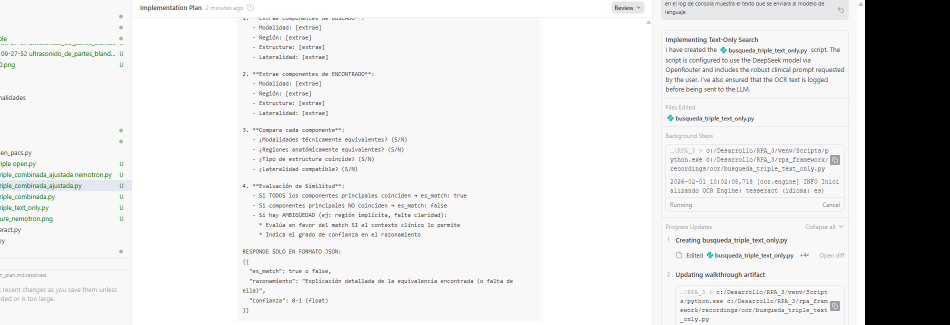
#> input picture rpa_framework/log/busqueda triple/2026-02-01 10-02-08 ultrasonido_de_partes_blandas_ 30-12-2025_TEXT.png, 1900 x 650 px (shown at 1/2 size); its folder holds only this picture in this run
$ python diag_color.py
#> lines starting #> are read from the running program, lines starting #| are printed output that depends on the picture; after the words box and inside, x2 and y2 are one past the last pixel; in counts of white or black regions, pixels touching at a corner belong together
import sys, pytesseract
sys.path.insert(0, '.')
from PIL import Image
import glob, numpy as np, cv2

# Cargar la imagen ORIGINAL del screenshot (no preprocessada)
files = sorted(glob.glob(r'rpa_framework/log/busqueda triple/*_TEXT.png'))
img_path = files[-1]
print(f'Analizando original: {img_path}')
img_pil = Image.open(img_path)
#> img_pil is the input picture: PIL image 1900x650 RGB; mean R, G, B 222.5, 222.8, 222.7
img_rgb = np.array(img_pil.convert('RGB'))

# Recortar la zona de la fila roja aproximada (Y=210-240 en imagen original de 820px)
# La imagen guardada tiene el borde rojo de 3px, la fila roja está en ~Y=227
# Primero detectar toda la region roja
img_hsv = cv2.cvtColor(img_rgb, cv2.COLOR_RGB2HSV)
#> img_hsv: shape (650, 1900, 3); mean H, S, V 4.8, 4.5, 224.3
h, s, v = cv2.split(img_hsv)
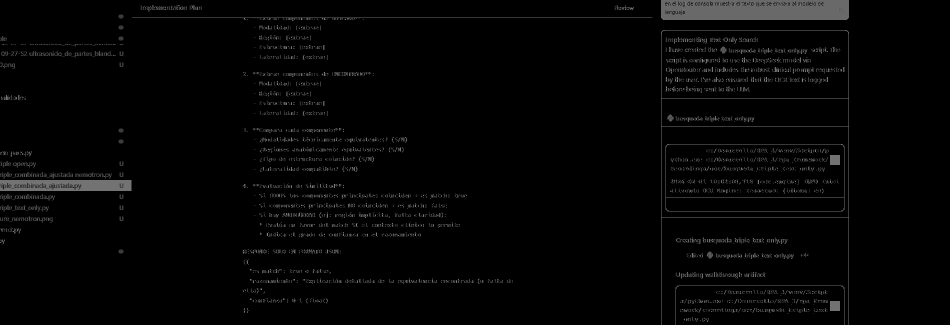
#> h: shape (650, 1900) (shown at 1/2 size); min 0, max 179, mean 4.8
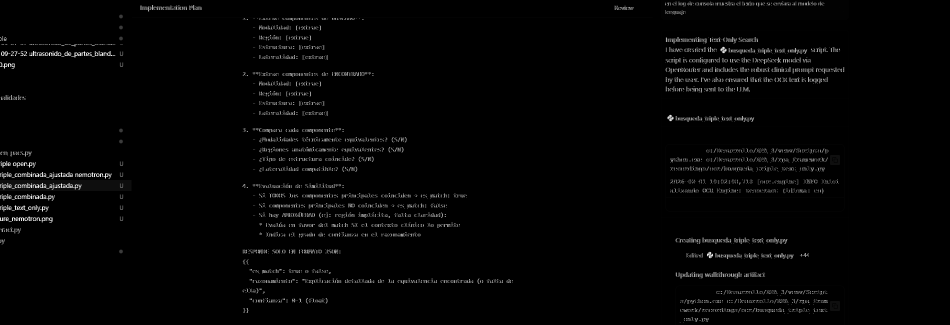
#> s: shape (650, 1900) (shown at 1/2 size); min 0, max 255, mean 4.5
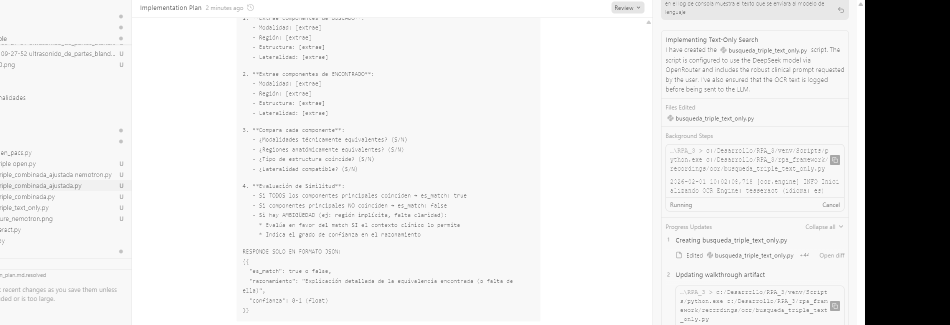
#> v: shape (650, 1900) (shown at 1/2 size); min 0, max 255, mean 224.3

# Detectar pixels rojos
red_mask = ((h < 10) | (h > 160)) & (s > 60) & (v > 60)
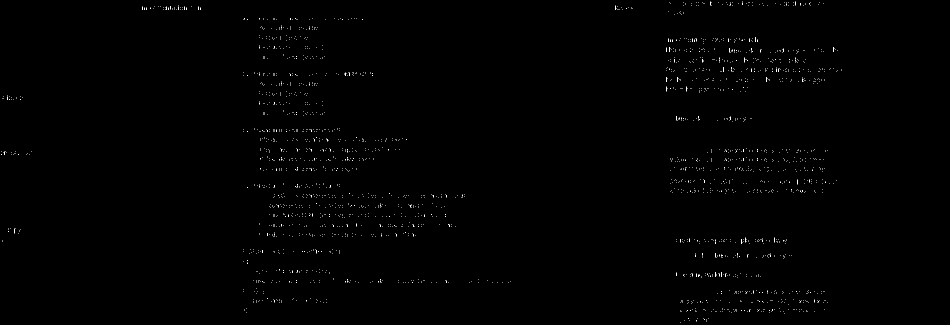
#> red_mask: shape (650, 1900) bool (shown at 1/2 size); 0.29% white in thin lines or dots, all inside (x1, y1, x2, y2) = (2, 3, 1683, 645)
# Tambien naranja (celda Estado "Examen Hecho" podria ser naranja)
orange_mask = (h >= 10) & (h <= 25) & (s > 80) & (v > 80)
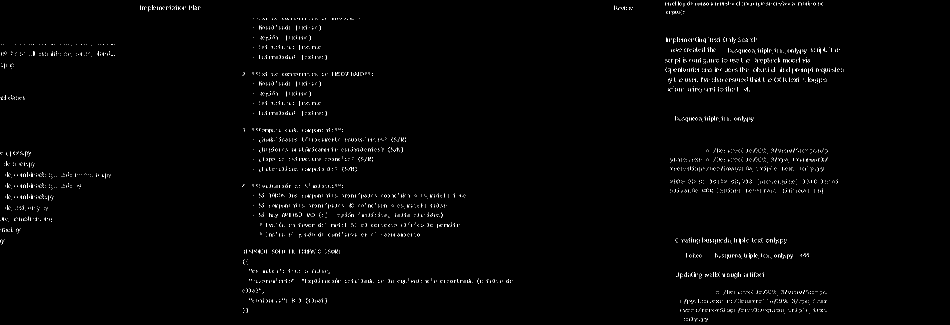
#> orange_mask: shape (650, 1900) bool (shown at 1/2 size); 0.96% white in thin lines or dots, all inside (x1, y1, x2, y2) = (0, 3, 1687, 644)

print(f'\nPixels rojos detectados: {np.sum(red_mask)}')
#| Pixels rojos detectados: 3523
print(f'Pixels naranjas detectados: {np.sum(orange_mask)}')
#| Pixels naranjas detectados: 11828

# Encontrar las filas (Y) con mayor cantidad de pixels rojos
red_per_row = np.sum(red_mask, axis=1)
#> red_per_row = 650 values, max 30 at index 317, min 0 at index 0, mean 5.42
orange_per_row = np.sum(orange_mask, axis=1)
#> orange_per_row = 650 values, max 79 at index 564, min 0 at index 0, mean 18.2

print('\nFilas con mas de 50 pixels rojos:')
for y in range(len(red_per_row)):
    if red_per_row[y] > 50:
        print(f'  Y={y:4d}  rojos={red_per_row[y]:5d}  naranjas={orange_per_row[y]:5d}')

# Recortar la region roja para ver su HSV en detalle
# Buscar rango Y de la fila roja
red_rows = [y for y in range(len(red_per_row)) if red_per_row[y] > 100]
#> red_rows = []
if red_rows:
    y_min = min(red_rows)-2
    y_max = max(red_rows)+2
    print(f'\nFila roja entre Y={y_min} y Y={y_max}')

    # Recortar y analizar colores en la zona del Estado (approx X=700-900)
    crop = img_rgb[y_min:y_max, 690:900]
    crop_hsv = cv2.cvtColor(crop, cv2.COLOR_RGB2HSV)
    print('Sample HSV en zona Estado (X=690-900):')
    for y in range(0, crop_hsv.shape[0], 3):
        for x in range(0, crop_hsv.shape[1], 20):
            pixel_h, pixel_s, pixel_v = crop_hsv[y, x]
            if pixel_s > 30:
                r,g,b = crop[y,x]
                print(f'  y={y_min+y} x={690+x}  H={pixel_h:3d} S={pixel_s:3d} V={pixel_v:3d}  RGB=({r},{g},{b})')

$ run again, on rpa_framework/log/busqueda triple/2026-02-01 10-09-38 ultrasonido_de_partes_blandas_ 30-12-2025_TEXT.png
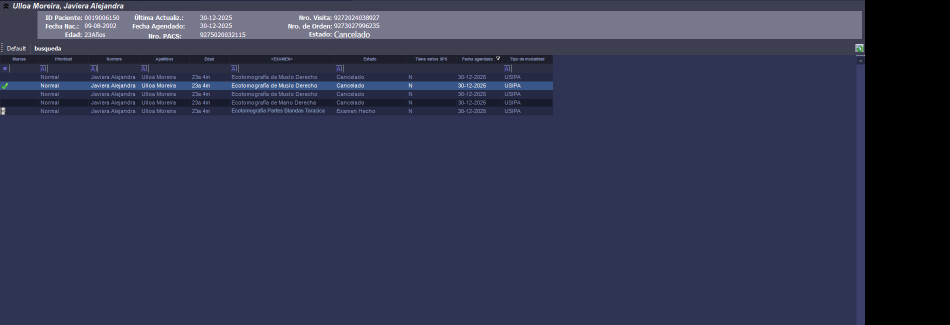
#> input picture rpa_framework/log/busqueda triple/2026-02-01 10-09-38 ultrasonido_de_partes_blandas_ 30-12-2025_TEXT.png, 1900 x 650 px (shown at 1/2 size)
#> img_pil is the input picture: PIL image 1900x650 RGB; mean R, G, B 50, 53.6, 80.5
#> img_hsv: shape (650, 1900, 3); mean H, S, V 105.9, 92.1, 80.8
#> `red_mask = ((h < 10) | (h > 160)) & (s > 60) & (v > 60)`:
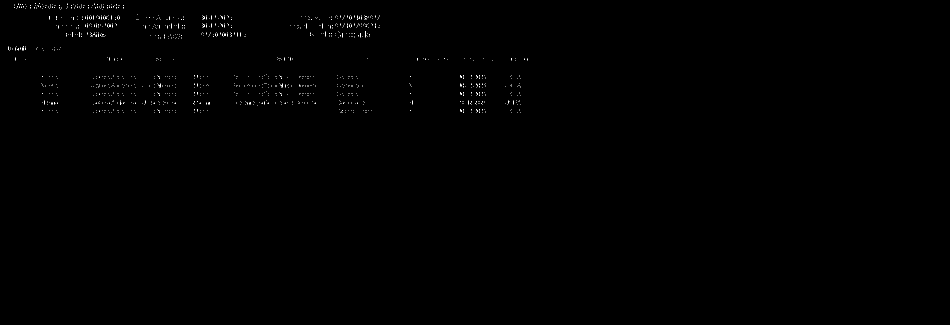
#> red_mask: shape (650, 1900) bool (shown at 1/2 size); 0.18% white in thin lines or dots, all inside (x1, y1, x2, y2) = (16, 6, 1055, 226)
#> `orange_mask = (h >= 10) & (h <= 25) & (s > 80) & (v > 80)`:
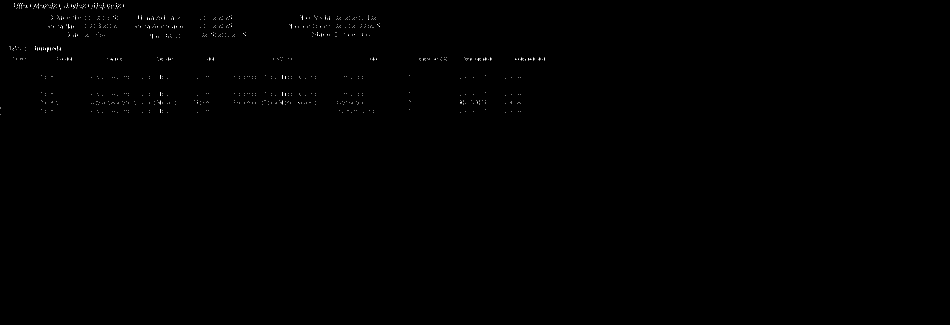
#> orange_mask: shape (650, 1900) bool (shown at 1/2 size); 0.12% white in thin lines or dots, all inside (x1, y1, x2, y2) = (1, 6, 1089, 229)
#| Pixels rojos detectados: 2213
#| Pixels naranjas detectados: 1515
#> red_per_row = 650 values, max 68 at index 170, min 0 at index 0, mean 3.4
#> orange_per_row = 650 values, max 55 at index 118, min 0 at index 0, mean 2.33
#> the loop `for y in range(len(red_per_row)):` made 650 passes
#|   Y=  34  rojos=   51  naranjas=   14
#|   Y=  51  rojos=   53  naranjas=   19
#|   Y= 170  rojos=   68  naranjas=    0
#|   Y= 205  rojos=   51  naranjas=   12
#|   Y= 206  rojos=   61  naranjas=   12
#> red_rows = []
